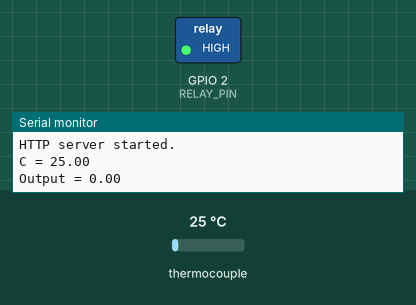
Bench run of a sketch on a simulated ESP8266 (NodeMCU). Parts: switched loads named in the sketch (green lamp = pin HIGH), the last lines printed to the serial monitor. The inputs (shaded band) are chosen by the test bench; at power-on: thermocouple 25 °C. WiFi joins after 1.5 s; servers stay silent unless stated; uploads are accepted with an empty reply.

Above: at 0.6 s.
At 35.23 s:
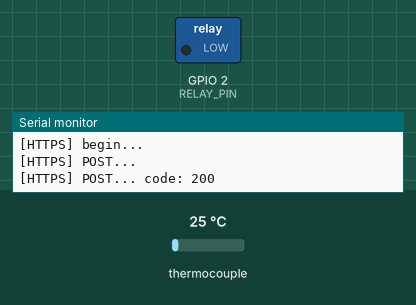
Timing chart, 0 to 37.0 s (numbered marks = the images above):
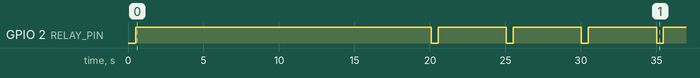

The sketch:

Thermocouple-esp.ino
```cpp
// this example is public domain. enjoy! https://learn.adafruit.com/thermocouple/
/********************************************************
 * PID RelayOutput Example
 * Same as basic example, except that this time, the output
 * is going to a digital pin which (we presume) is controlling
 * a relay.  the pid is designed to Output an analog value,
 * but the relay can only be On/Off.
 *
 *   to connect them together we use "time proportioning
 * control"  it's essentially a really slow version of PWM.
 * first we decide on a window size (5000mS say.) we then
 * set the pid to adjust its output between 0 and that window
 * size.  lastly, we add some logic that translates the PID
 * output into "Relay On Time" with the remainder of the
 * window being "Relay Off Time"
 ********************************************************/

#include <PID_v1.h>
#include "max6675.h"
#include <ESP8266WiFi.h>
#include <ESP8266WiFiMulti.h>
#include <WiFiClient.h>
#include <ESP8266WebServer.h>
#include <ESP8266HTTPClient.h>
#include <WiFiClientSecureBearSSL.h>

const uint8_t fingerprint[20] = {0x40, 0xaf, 0x00, 0x6b, 0xec, 0x90, 0x22, 0x41, 0x8e, 0xa3, 0xad, 0xfa, 0x1a, 0xe8, 0x25, 0x41, 0x1d, 0x1a, 0x54, 0xb3};

ESP8266WiFiMulti WiFiMulti;

int thermoDO = 12;
int thermoCS = 15;
int thermoCLK = 14;

#define PIN_INPUT 0
#define RELAY_PIN 2

#define SSID_LEN 32             // Max SSID length as 802.11 definition
#define KEY_LEN 63              // Max WPA2-PSK length

ESP8266WebServer server(80);

MAX6675 thermocouple(thermoCLK, thermoCS, thermoDO);

//Define Variables we'll be connecting to
double Setpoint, Input, Output;

//Specify the links and initial tuning parameters
double Kp=2, Ki=5, Kd=1;
PID myPID(&Input, &Output, &Setpoint, Kp, Ki, Kd, DIRECT);

int WindowSize = 5000;
unsigned long windowStartTime;

/**
 * HTTP route handlers
 ********************************************************************************/

/**
 * GET /
 */
void handleGETRoot()
{
  // I always loved this HTTP code
  server.send(418, "text/plain", "\
            _           \r\n\
         _,(_)._            \r\n\
    ___,(_______).          \r\n\
  ,'__.           \\    /\\_  \r\n\
 /,' /             \\  /  /  \r\n\
| | |              |,'  /   \r\n\
 \\`.|                  /    \r\n\
  `. :           :    /     \r\n\
    `.            :.,'      \r\n\
      `-.________,-'        \r\n\
  \r\n");
}

/**
 * GET /temperature
 */
void handleGETTemp()
{
  String json = "{\"Temperature\":";
  json += thermocouple.readCelsius();
  json += ",\"PID_Output\":";
  json += Output;
  json += " }\r\n";
  server.send(200, "application/json", json);
}

/**
 * WEB helpers
 ********************************************************************************/


void setup() {
  Serial.begin(115200);

  windowStartTime = millis();

  //initialize the variables we're linked to
  Setpoint = 31;

  //tell the PID to range between 0 and the full window size
  myPID.SetOutputLimits(0, WindowSize);

  //turn the PID on
  myPID.SetMode(AUTOMATIC);

  pinMode(LED_BUILTIN, OUTPUT);
  Serial.println("MAX6675 test");
  // wait for MAX chip to stabilize
  delay(500);

  WiFi.mode(WIFI_STA);
  WiFiMulti.addAP("Minuano", "kf156873");

  // Setup HTTP handlers
  server.on("/", handleGETRoot );
  server.on("/temperature", HTTP_GET, handleGETTemp);
  server.onNotFound([]() {
    server.send(404, "text/plain", "Not found");
  });
  server.begin();
  Serial.println("HTTP server started.");

}

void loop() {

  float temperature = thermocouple.readCelsius();

  Serial.print("C = ");
  Serial.println(temperature);

  Input = temperature;// analogRead(PIN_INPUT);
  myPID.Compute();

  if (millis() - windowStartTime > WindowSize)
  { //time to shift the Relay Window
    windowStartTime += WindowSize;
  }
  if (Output < millis() - windowStartTime){
    digitalWrite(RELAY_PIN, HIGH);
    digitalWrite(LED_BUILTIN, HIGH);
  }
  else{
    digitalWrite(RELAY_PIN, LOW);
    digitalWrite(LED_BUILTIN, LOW);
  }
  //if (Output < millis() - windowStartTime) digitalWrite(RELAY_PIN, HIGH);
  //else digitalWrite(RELAY_PIN, LOW);

  Serial.print("Output = ");
  Serial.println(Output);

  if ((WiFiMulti.run() == WL_CONNECTED)) {

    std::unique_ptr<BearSSL::WiFiClientSecure>client(new BearSSL::WiFiClientSecure);

    //client->setFingerprint(fingerprint);
    // Or, if you happy to ignore the SSL certificate, then use the following line instead:
    client->setInsecure();

    HTTPClient https;

    Serial.print("[HTTPS] begin...\n");
    if (https.begin(*client, "https://fishy-control.vercel.app/api/data")) {  // HTTPS

      Serial.print("[HTTPS] POST...\n");
      https.addHeader("Content-Type", "application/json");

      String json = "{\"Temperature\":";
      json += thermocouple.readCelsius();
      json += ",\"Output\":";
      json += Output;
      json += " }";

      // start connection and send HTTP header
      int httpCode = https.POST(json);

      // httpCode will be negative on error
      if (httpCode > 0) {
        // HTTP header has been send and Server response header has been handled
        Serial.printf("[HTTPS] POST... code: %d\n", httpCode);

        // file found at server
        if (httpCode == HTTP_CODE_OK || httpCode == HTTP_CODE_MOVED_PERMANENTLY) {
          String payload = https.getString();
          Serial.println(payload);
        }
      } else {
        Serial.printf("[HTTPS] POST... failed, error: %s\n", https.errorToString(httpCode).c_str());
      }

      https.end();
    } else {
      Serial.printf("[HTTPS] Unable to connect\n");
    }
  }

  // Reconnect automatically
  // if(WiFi.status() != WL_CONNECTED){
  //   connectWiFi();
  // }else{
  //   WiFiClient client;
  //   HTTPClient http;
  //   String url="https://fishy-control.vercel.app/api/data";

  //   http.begin(client, url); //HTTP
  //   http.addHeader("Content-Type", "application/json");

  //   String json = "{\"Temperature\":";
  //   json += thermocouple.readCelsius();
  //   json += ",\"Output\":";
  //   json += Output;
  //   json += " }";
  //   int httpResponseCode = http.POST("{\"Temperature\":\"20.3\",\"Output\":62.5}");

  //   Serial.print("HTTP Response code: ");
  //   Serial.println(httpResponseCode);

  //   // Free resources
  //   http.end();
  // }


  server.handleClient();


  // For the MAX6675 to update, you must delay AT LEAST 250ms between reads!
  delay(250);
}
```

Measured:
- by itself, GPIO 2 (RELAY_PIN): repeats every 5.0 s: LOW 0.45 s, HIGH 4.5 s
